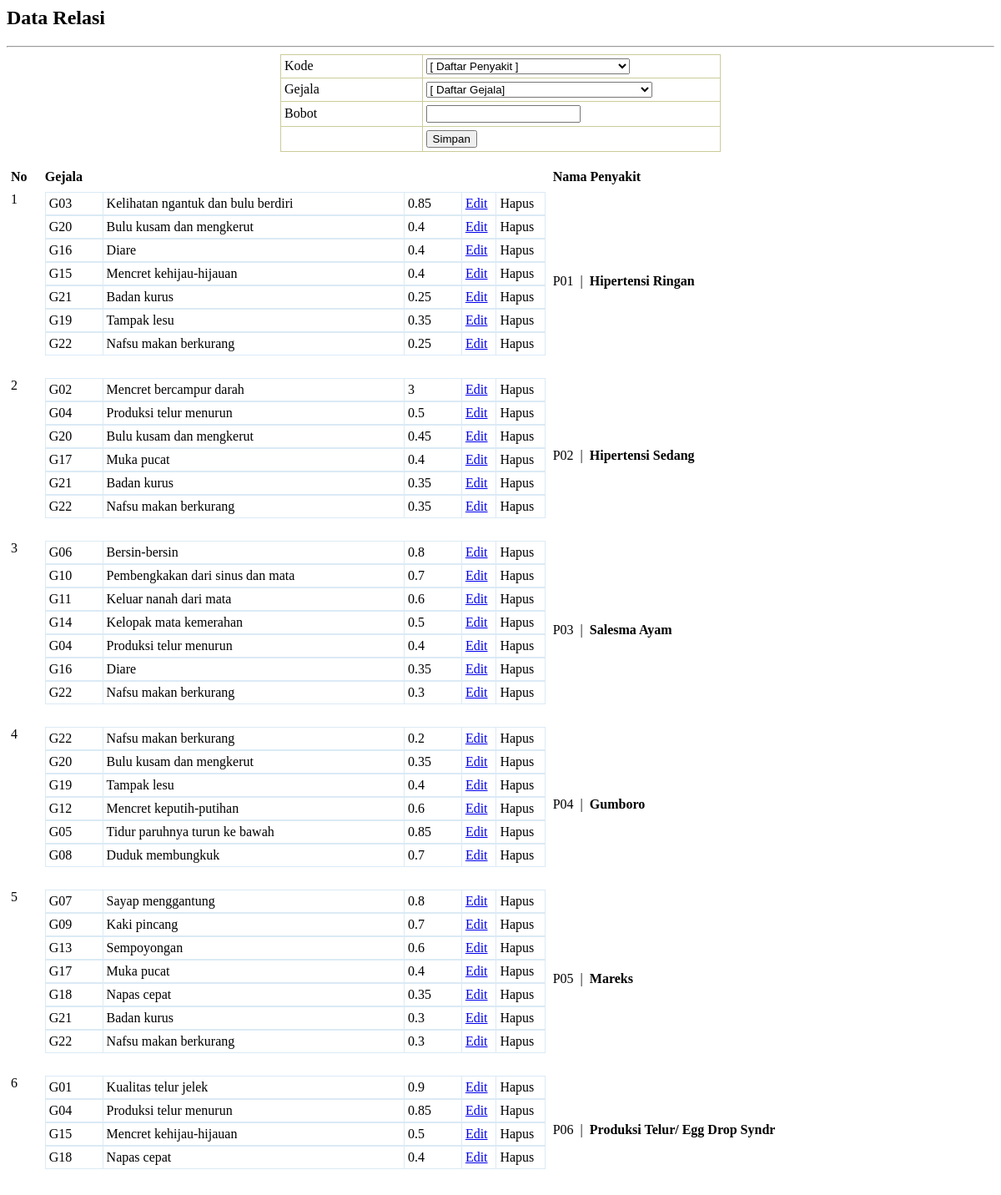
Page /admin/relasi.php on the earlier database version.
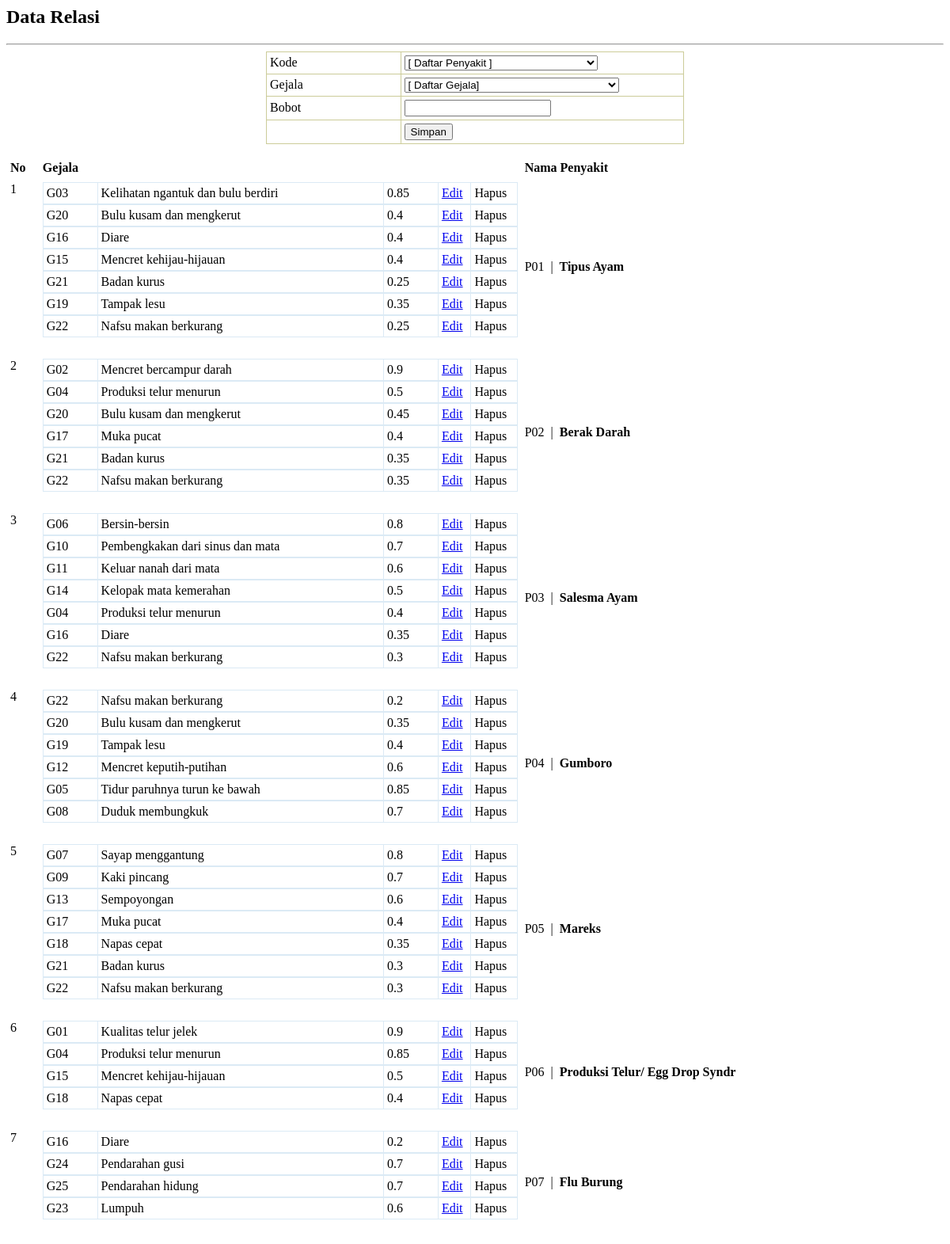
Same page on the later database version.
### tables this page shows
CREATE TABLE `penyakit_solusi` (
  `kd_penyakit` char(4) NOT NULL,
  `nama_penyakit` varchar(30) DEFAULT NULL,
  `definisi` text DEFAULT NULL,
  `solusi` text DEFAULT NULL
);

CREATE TABLE `relasi` (
  `id_relasi` int(4) NOT NULL,
  `kd_gejala` char(4) NOT NULL,
  `kd_penyakit` char(4) NOT NULL,
  `bobot` float NOT NULL
);

CREATE TABLE `gejala` (
  `kd_gejala` char(4) NOT NULL,
  `gejala` varchar(100) NOT NULL
);

### admin/relasi.php (the view, shortened to what this page needs)
<html>
<head>
</head>
<body>
<h2>Data Relasi </h2><hr>
<div class="konten">
<?php
include "../koneksi.php";
?>
<form id="form1" name="form1" method="post" action="relasisim.php" enctype="multipart/form-data"><div>
  <table class="tab" width="528" border="0" align="center" cellpadding="4" cellspacing="1" bordercolor="#F0F0F0" bgcolor="#CCCC99">
      <tr bgcolor="#FFFFFF">
        <td>Kode</td>
        <td><label>
        <select name="TxtKdPenyakit" id="TxtKdPenyakit">
          <option value="NULL">[ Daftar Penyakit ]</option>
        </select>
        </label></td>
      </tr>
      <tr bgcolor="#FFFFFF">
        <td width="124">Gejala</td>
        <td width="224">
          <select name="TxtKdGejala" id="TxtKdGejala">
            <option value="NULL">[ Daftar Gejala]</option>
          </select>
         </td>
      </tr>
      <tr bgcolor="#FFFFFF">
        <td>Bobot</td>
	    <td><input name="txtbobot" type="number" id="txtbobot" step="0.01"></td>
      </tr>
      <tr bgcolor="#FFFFFF">
        <td>&nbsp;</td>
        <td><input type="submit" name="Submit" value="Simpan" /></td>
      </tr>
    </table>
  </div>
</form>
<table width="100%" border="0" cellpadding="4" cellspacing="1" bordercolor="#F0F0F0" >
  <tr>
    <td width="32"><strong>No</strong></td>
    <td width="105"><strong>Gejala</strong></td>
    <td width="535"><strong>Nama Penyakit</strong><span style="float:right; margin-right:25px;"><strong></strong></span></td>
    </tr>
    <?php
    $query=mysqli_query($koneksi,"SELECT relasi.kd_gejala,relasi.kd_penyakit,penyakit_solusi.kd_penyakit,penyakit_solusi.nama_penyakit AS penyakit FROM relasi,penyakit_solusi WHERE penyakit_solusi.kd_penyakit=relasi.kd_penyakit GROUP BY relasi.kd_penyakit")or die(mysqli_error($koneksi));
	$no=0;
	while($row=mysqli_fetch_array($query)){
	$idpenyakit=$row['kd_penyakit'];
	$no++;
	?>
  <tr bgcolor="#FFFFFF" bordercolor="#333333">
    <td valign="top"><?php echo $no;?></td>
    <td valign="top"><?php
	$query2=mysqli_query($koneksi,"SELECT relasi.id_relasi,relasi.kd_gejala,relasi.bobot,relasi.kd_penyakit,gejala.gejala AS namagejala FROM relasi,gejala WHERE relasi.kd_penyakit='$idpenyakit' AND gejala.kd_gejala=relasi.kd_gejala")or die(mysqli_error($koneksi));
	while ($row2=mysqli_fetch_array($query2)){
		echo "<table width='600' border='0' cellpadding='4' cellspacing='1' bordercolor='#F0F0F0' bgcolor='#DBEAF5'>";
		echo "<tr bgcolor='#FFFFFF' bordercolor='#333333'>";
		echo "<td width='50'>$row2[kd_gejala]</td>";
		echo "<td width='300'>$row2[namagejala]</td>";
		echo "<td width='50'>$row2[bobot]</td>";
		echo "<td width='20'><a title='Edit Relasi' href='haladmin.php?top=edit_relasi.php&id_relasi=$row2[id_relasi]'>Edit</a></td>";
		echo "<td width='20'><a title='Hapus Relasi' style='cursor:pointer;' onclick='return konfirmasi($row2[id_relasi])'>Hapus</a></td>";
		echo "</tr>";
		echo "</table>";
		}
	?>      <br /></td>
    <td><?php echo $row['kd_penyakit'];?>
      &nbsp;|&nbsp;<strong>
      <?php echo $row['penyakit'];?>
      </strong></td>
    </tr><?php } ?>
</table>
</div>
</body>
</html>

Differences in the rows shown:
changed penyakit_solusi "P01": nama_penyakit "Hipertensi Ringan" → "Tipus Ayam"
changed penyakit_solusi "P02": nama_penyakit "Hipertensi Sedang" → "Berak Darah"
changed relasi "Mencret bercampur darah": bobot "3" → "0.9"
added penyakit_solusi: kd_penyakit "P07", nama_penyakit "Flu Burung"
now on this page (row unchanged): relasi: kd_gejala "G16", kd_gejala.gejala "Diare", bobot "0.2", shown under "P07"
now on this page (row unchanged): relasi: kd_gejala "G24", kd_gejala.gejala "Pendarahan gusi", bobot "0.7", shown under "P07"
now on this page (row unchanged): relasi: kd_gejala "G25", kd_gejala.gejala "Pendarahan hidung", bobot "0.7", shown under "P07"
now on this page (row unchanged): relasi: kd_gejala "G23", kd_gejala.gejala "Lumpuh", bobot "0.6", shown under "P07"
